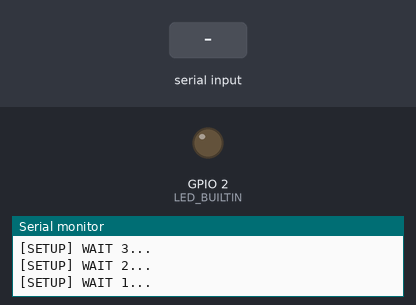
Recording of a sketch running on a simulated ESP32. On the bench: output pins drawn as LEDs (lit = HIGH), the last lines printed to the serial monitor. The inputs (shaded band) are chosen by the test bench.

Above: at 4.6 s.
At 7.7 s:
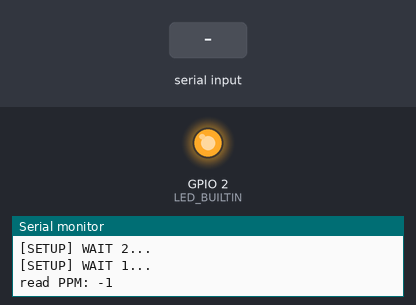
7.8 s: "1" received over the second serial link
Timing chart, 0 to 10.8 s (numbered marks = the images above; inputs shaded):
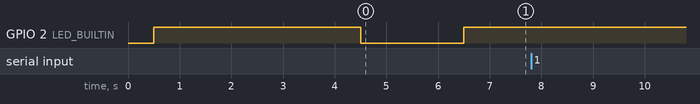

The sketch:

ReadCO2.ino
```cpp
#include <SoftwareSerial.h>

static const uint8_t D0   = 16;
static const uint8_t D1   = 5;
static const uint8_t D2   = 4;
static const uint8_t D3   = 0;
static const uint8_t D4   = 2;
static const uint8_t D5   = 14;
static const uint8_t D6   = 12;
static const uint8_t D7   = 13;
static const uint8_t D8   = 15;
static const uint8_t D9   = 3;
static const uint8_t D10  = 1;


SoftwareSerial co2Serial(D2, D1); // RX, TX

byte cmd[9] = {0xFF, 0x01, 0x86, 0x00, 0x00, 0x00, 0x00, 0x00, 0x79};
byte response[9]; // for answer

void setup() {
    pinMode(LED_BUILTIN, OUTPUT);
    blinkLed(500);
    Serial.begin(115200);
    //Serial.setDebugOutput(true);

    Serial.println();
    Serial.println();
    Serial.println();

    for(uint8_t t = 4; t > 0; t--) {
        Serial.printf("[SETUP] WAIT %d...\n", t);
        Serial.flush();
        delay(1000);
    }

  // set the data rate for the SoftwareSerial port
  co2Serial.begin(9600);

  blinkLed(2000);
}

void loop() { // run over and over
  int ppmCO2 = readCO2();
  Serial.printf("read PPM: %d\n", ppmCO2);
  delay(10000);
}


int readCO2() {
  int ppm = -1;
  co2Serial.write(cmd, 9);
  delay(100);

  if (co2Serial.available()) {
    Serial.println("receiving data from sensor...");
    memset(response, 0, 9);
    co2Serial.readBytes(response, 9);
    Serial.println("CO2 response: ");
    for (int i = 0; i < 9; i++) {
      Serial.print(response[i], HEX);
    }
    Serial.println();
    if (response[1] == 0x86) {
    Serial.println("response to 0x86, calculating CRC...");
    byte crc = 0;
    for (int i = 1; i < 8; i++) {
      crc += response[i];
    }
    crc = 255 - crc + 1;
    Serial.printf("calculated CRC: %d\n",crc);
    Serial.printf("received CRC: %d\n",response[8]);

    if (response[8] == crc) {
      int responseHigh = (int) response[2];
      int responseLow = (int) response[3];
      ppm = (256 * responseHigh) + responseLow;
      Serial.printf("received PPM: %d\n",ppm);
    } else {
      Serial.println("CRC error!");
    }
  }
  else
    Serial.println("Invalid response from co2 sensor!");

  Serial.println();
  Serial.println();
  Serial.println("----------------");
  }
  return ppm;
}

void blinkLed(int dlay){
    digitalWrite(LED_BUILTIN, LOW);
    delay(dlay);
    digitalWrite(LED_BUILTIN, HIGH);
}
```
